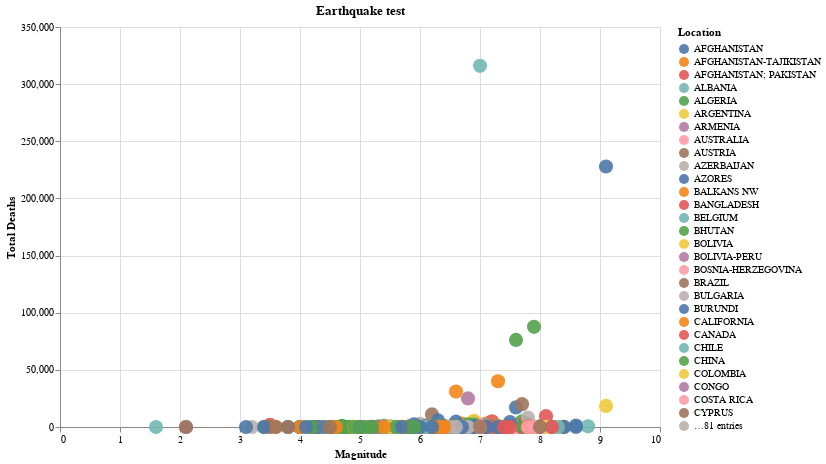

Notebook source saved alongside this figure:
### Markdown cell above
#### Time to start the chart! First I want to create a simple scatter plot with  Total Deaths on the vertical axis and Magnitude on the horizontal axis

### Code cell
alt.Chart(data_h2).mark_circle(filled=True, 
                                size=200, 
                                opacity=0.9, 
                                color='tableau20').encode(
    x=alt.X('Mag', title='Magnitude'),
    y=alt.Y('Total Deaths', title='Total Deaths'),
    color=alt.Color('Location', legend=alt.Legend(title='Location')),
).configure_axis(
    tickCount=10
).properties(
    title='Earthquake test',
    width=600,
    height=400
)

### Figure 1 — Vega-Lite specification as saved in the notebook (floating-point values rounded to 4 significant figures; data arrays with more than 128 entries replaced by an {"elided": "..."} marker saying what was removed)
{"config": {"view": {"continuousWidth": 400, "continuousHeight": 300}, "axis": {"tickCount": 10}}, "data": {"name": "data-59f83cd71c80ea99c812452036aa3c46"}, "mark": {"type": "circle", "color": "tableau20", "filled": true, "opacity": 0.9, "size": 200}, "encoding": {"color": {"type": "nominal", "field": "Location", "legend": {"title": "Location"}}, "x": {"type": "quantitative", "field": "Mag", "title": "Magnitude"}, "y": {"type": "quantitative", "field": "Total Deaths", "title": "Total Deaths"}}, "height": 400, "title": "Earthquake test", "width": 600, "$schema": "https://vega.github.io/schema/vega-lite/v4.8.1.json", "datasets": {"data-59f83cd71c80ea99c812452036aa3c46": {"elided": "812 records"}}}
